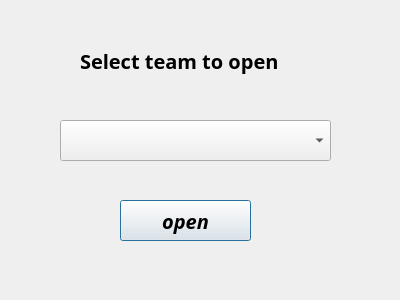
<?xml version="1.0" encoding="UTF-8"?>
<ui version="4.0">
 <class>Dialog</class>
 <widget class="QDialog" name="Dialog">
  <property name="geometry">
   <rect>
    <x>0</x>
    <y>0</y>
    <width>400</width>
    <height>300</height>
   </rect>
  </property>
  <property name="windowTitle">
   <string>Dialog</string>
  </property>
  <widget class="QComboBox" name="open_team">
   <property name="geometry">
    <rect>
     <x>60</x>
     <y>120</y>
     <width>271</width>
     <height>41</height>
    </rect>
   </property>
  </widget>
  <widget class="QLabel" name="label">
   <property name="geometry">
    <rect>
     <x>80</x>
     <y>40</y>
     <width>231</width>
     <height>41</height>
    </rect>
   </property>
   <property name="font">
    <font>
     <family>Baskerville Old Face</family>
     <pointsize>15</pointsize>
     <weight>75</weight>
     <italic>false</italic>
     <bold>true</bold>
    </font>
   </property>
   <property name="text">
    <string>Select team to open</string>
   </property>
  </widget>
  <widget class="QPushButton" name="open_btn">
   <property name="geometry">
    <rect>
     <x>120</x>
     <y>200</y>
     <width>131</width>
     <height>41</height>
    </rect>
   </property>
   <property name="font">
    <font>
     <family>Baskerville Old Face</family>
     <pointsize>15</pointsize>
     <weight>75</weight>
     <italic>true</italic>
     <bold>true</bold>
    </font>
   </property>
   <property name="text">
    <string>open</string>
   </property>
  </widget>
 </widget>
 <resources/>
 <connections/>
</ui>
